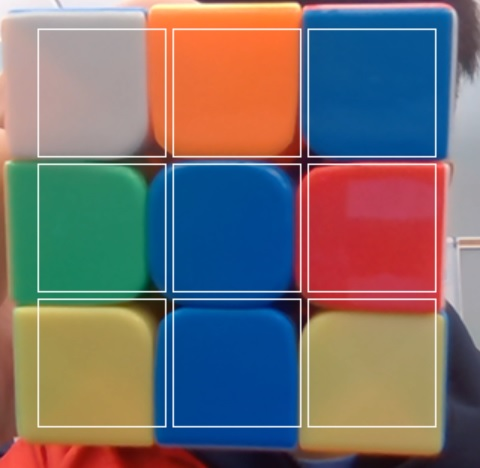
#> input picture Colour-Detection/1.jpg, 480 x 468 px
$ python rbg_values.py
#> lines starting #> are read from the running program, lines starting #| are printed output that depends on the picture
import cv2


def rgb(event, x, y, flags, param):
    if event == cv2.EVENT_MOUSEMOVE:  # checks mouse moves
        #colorsBGR = image[y, x]
        #colorsRGB = tuple(reversed(colorsBGR))  # Reversing the OpenCV BGR format to RGB format
        colourHSV = imagehsv[y, x]
        #print("RGB Value at ({},{}):{} ".format(x, y, colorsRGB))
        cv2.rectangle(image, (0, 0), (140, 30), (255, 255, 255), -1)
        cv2.putText(image, str(colourHSV), (10, 20), cv2.FONT_HERSHEY_PLAIN, 0.9, 0)


# Read an imagejp
image = cv2.resize(cv2.imread("1.jpg"), (500, 500))
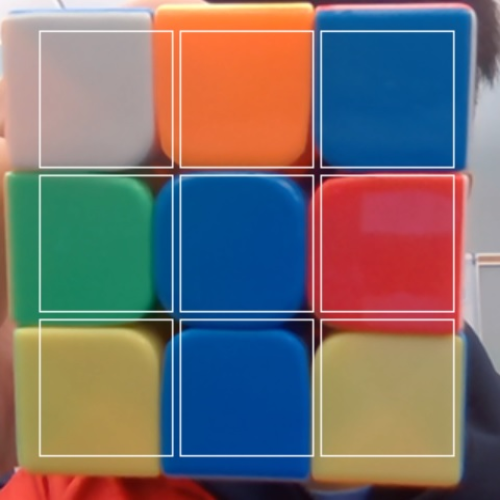
#> image: shape (500, 500, 3); mean B, G, R 111.7, 111.4, 119.8
imagehsv = cv2.cvtColor(image, cv2.COLOR_BGR2HSV)
#> imagehsv: shape (500, 500, 3); mean H, S, V 73.9, 153.4, 165.3

# Create a window and set Mousecallback to a function for that window
cv2.namedWindow('thing', cv2.WINDOW_NORMAL)
cv2.moveWindow('thing', 20, 20)
cv2.setMouseCallback('thing', rgb)

# Do until esc pressed
while (1):
    cv2.imshow('thing', image)
    if cv2.waitKey(10) & 0xFF == 27:
#> (key Esc is pressed here)
        break

# if esc is pressed, close all windows.
cv2.destroyAllWindows()
